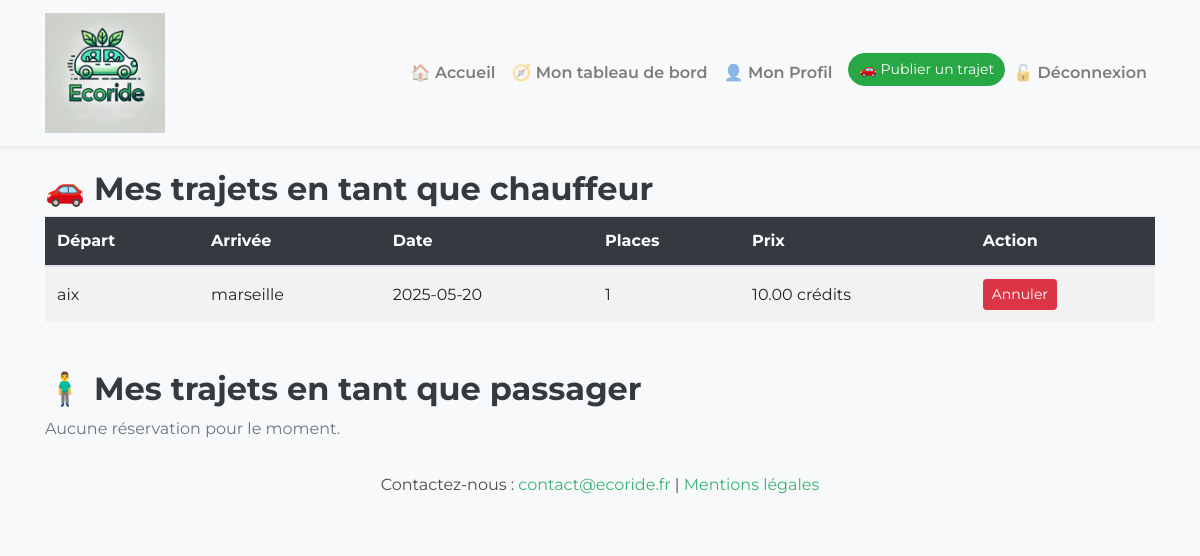
Before: /views/historique.php (signed in) with the older database file.
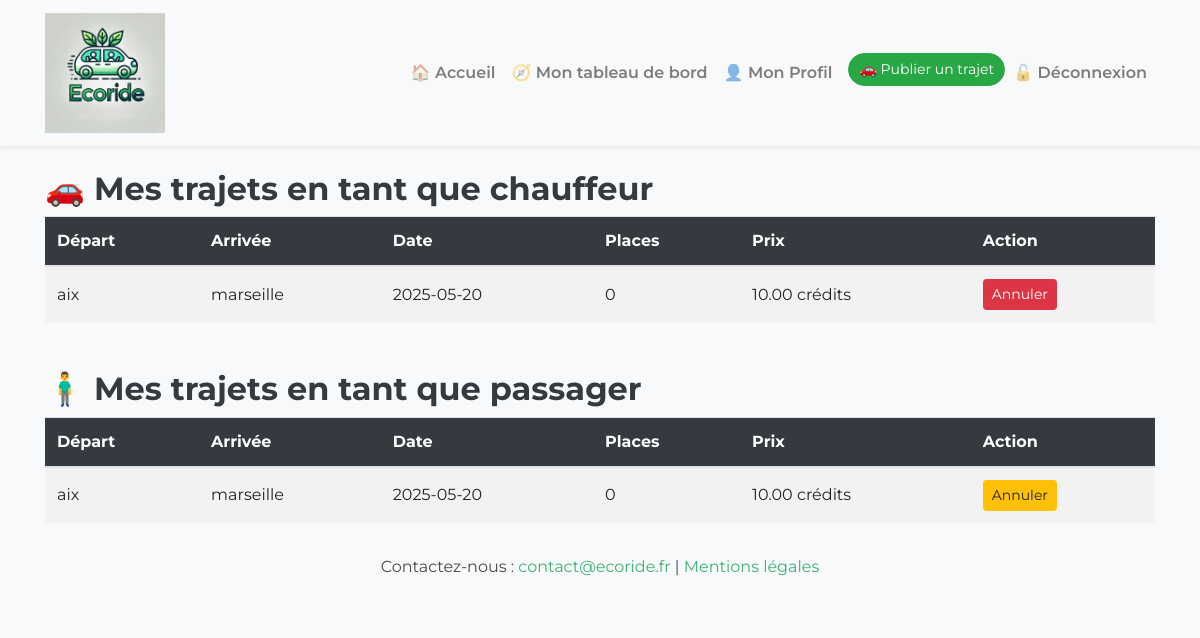
After: the same page with the newer database file.
### tables this page shows
CREATE TABLE `trajets` (
  `id` int(11) NOT NULL,
  `chauffeur` varchar(100) NOT NULL,
  `photo` varchar(255) DEFAULT 'default.jpg',
  `depart` varchar(100) NOT NULL,
  `adresse_depart` varchar(255) DEFAULT NULL,
  `destination` varchar(100) NOT NULL,
  `adresse_arrivee` varchar(255) DEFAULT NULL,
  `date` date NOT NULL,
  `prix` decimal(10,2) NOT NULL,
  `places` int(11) NOT NULL DEFAULT 3,
  `vehicule_id` int(11) DEFAULT NULL,
  `eco` tinyint(1) NOT NULL DEFAULT 0,
  `fumeur` tinyint(1) NOT NULL DEFAULT 0,
  `preferences` text DEFAULT NULL,
  `created_at` timestamp NOT NULL DEFAULT current_timestamp(),
  `user_id` int(11) NOT NULL,
  `statut` enum('à_venir','en_cours','termine') DEFAULT 'à_venir',
  `duree_minutes` int(11) NOT NULL DEFAULT 0
);

CREATE TABLE `reservations` (
  `id` int(11) NOT NULL,
  `user_id` int(11) NOT NULL,
  `trajet_id` int(11) NOT NULL,
  `date_reservation` timestamp NOT NULL DEFAULT current_timestamp()
);

### views/historique.php (the view, shortened to what this page needs)
<?php
require_once '../config/database.php';
$user_id = (int)$_SESSION['user_id'];
$sql_chauffeur = "SELECT id, depart, destination, date, places, prix
                  FROM trajets
                  WHERE user_id = ?
                  ORDER BY date DESC";
$stmt_chauffeur = $conn->prepare($sql_chauffeur);
$stmt_chauffeur->execute([$user_id]);
$trajets_chauffeur = $stmt_chauffeur->fetchAll(PDO::FETCH_ASSOC);
$sql_passager = "SELECT t.id, t.depart, t.destination, t.date, t.places, t.prix,
                        r.id AS reservation_id
                 FROM trajets t
                 JOIN reservations r ON r.trajet_id = t.id
                 WHERE r.user_id = ?
                 ORDER BY t.date DESC";
$stmt_passager = $conn->prepare($sql_passager);
$stmt_passager->execute([$user_id]);
$trajets_passager = $stmt_passager->fetchAll(PDO::FETCH_ASSOC);
require_once '../templates/header.php';
?>
<div class="container mt-4">
    <h2>🚗 Mes trajets en tant que chauffeur</h2>
    <?php if (empty($trajets_chauffeur)): ?>
        <p class="text-muted">Aucun trajet proposé pour le moment.</p>
    <?php else: ?>
        <table class="table table-striped">
            <thead>
            <tr>
                <th>Départ</th>
                <th>Arrivée</th>
                <th>Date</th>
                <th>Places</th>
                <th>Prix</th>
                <th>Action</th>
            </tr>
            </thead>
            <tbody>
            <?php foreach ($trajets_chauffeur as $trajet): ?>
                <tr>
                    <td><?= htmlspecialchars($trajet['depart']) ?></td>
                    <td><?= htmlspecialchars($trajet['destination']) ?></td>
                    <td><?= htmlspecialchars($trajet['date']) ?></td>
                    <td><?= (int)$trajet['places'] ?></td>
                    <td><?= htmlspecialchars($trajet['prix']) ?> crédits</td>
                    <td>
                        <a href="supprimer_trajet.php?id=<?= (int)$trajet['id'] ?>"
                           class="btn btn-danger btn-sm"
                           onclick="return confirm('Annuler ce trajet ? Les passagers seront remboursés et prévenus.');">
                            Annuler
                        </a>
                    </td>
                </tr>
            <?php endforeach; ?>
            </tbody>
        </table>
    <?php endif; ?>
    <h2 class="mt-5">🧍‍♂️ Mes trajets en tant que passager</h2>
    <?php if (empty($trajets_passager)): ?>
        <p class="text-muted">Aucune réservation pour le moment.</p>
    <?php else: ?>
        <table class="table table-striped">
            <thead>
            <tr>
                <th>Départ</th>
                <th>Arrivée</th>
                <th>Date</th>
                <th>Places</th>
                <th>Prix</th>
                <th>Action</th>
            </tr>
            </thead>
            <tbody>
            <?php foreach ($trajets_passager as $trajet): ?>
                <tr>
                    <td><?= htmlspecialchars($trajet['depart']) ?></td>
                    <td><?= htmlspecialchars($trajet['destination']) ?></td>
                    <td><?= htmlspecialchars($trajet['date']) ?></td>
                    <td><?= (int)$trajet['places'] ?></td>
                    <td><?= htmlspecialchars($trajet['prix']) ?> crédits</td>
                    <td>
                        <form action="annuler_reservations.php" method="POST"
                              onsubmit="return confirm('Annuler cette réservation ? Vos crédits seront remboursés.');"
                              class="d-inline">
                            <button type="submit" class="btn btn-warning btn-sm">Annuler</button>
                        </form>
                    </td>
                </tr>
            <?php endforeach; ?>
            </tbody>
        </table>
    <?php endif; ?>
</div>
<?php require_once '../templates/footer.php'; ?>

Changed rows visible on the page:
changed trajets "aix": places "1" → "0"
added reservations: trajet.depart "aix", trajet.destination "marseille", trajet.date "2025-05-20", trajet.places "0", trajet.prix "10.00"
Other visible differences:
text no longer shown: "Aucune réservation pour le moment."
text now shown: "Départ Arrivée Date Places Prix Action"
